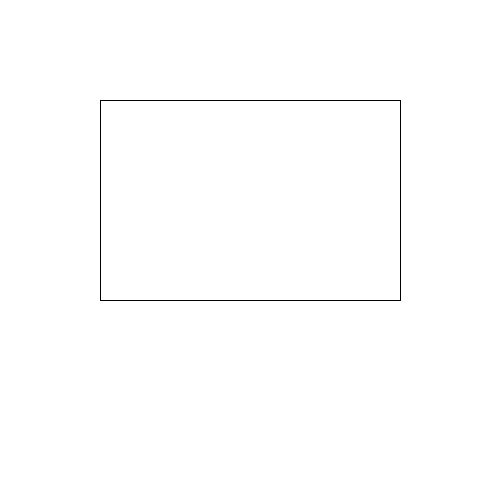
Frame 1 (no input)
Frame 60 (the mouse pressed at the canvas centre just before this capture): identical to frame 1, image omitted
Frame 120 (the mouse held since frame 60 and released just before this capture): identical to frame 1, image omitted

The Processing sketch that drew this single still picture (run headless with seeded random() and noise(); from frame 60 on, the mouse is pressed at the canvas centre):

// Processing sketch: h09_Methodes_en_Functies_9_4
// ── h09_Methodes_en_Functies_9_4.pde
void setup(){
  size(500,500);
}

void draw(){
  background(255,255,255);
  fill(0,0,0);
  line(100,300,400,300);
  line(100,100,400,100);
  line(100,100,100,300);
  line(400,100,400,300);
  return;
}
